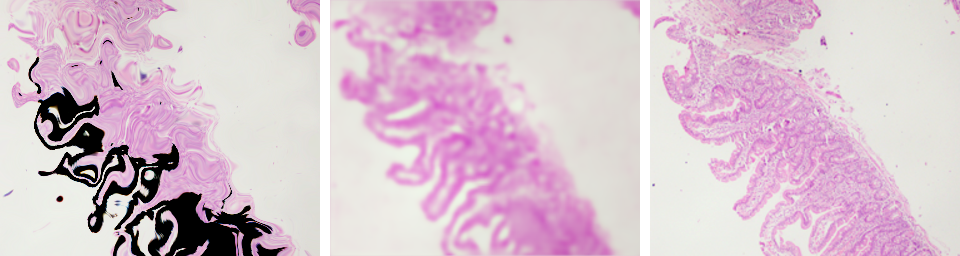
#> input picture images/EM.png, 960 x 256 px
$ python -i utils.py   (imports and definitions only)
#> lines starting #> are read from the running program, lines starting #| are printed output that depends on the picture
#> further down, picture is the input picture: shape (256, 960, 3); mean B, G, R 206.9, 194.2, 216.3
from PIL import Image, ImageDraw
import numpy as np
import json
import tensorflow as tf
import cv2


# [6 lines left out: function print_array, not called in this run]


def print_value(title, fval):
    print(title + ": ", end='')
    print("{:.3f}".format(fval))


# [207 lines left out: functions tensor2image, load_image, load_annotations, get_ground_truth, infer_image_with_anns, infer_image and 4 more, not called in this run]


def histogram_equalization(img):
    R, G, B = cv2.split(img)
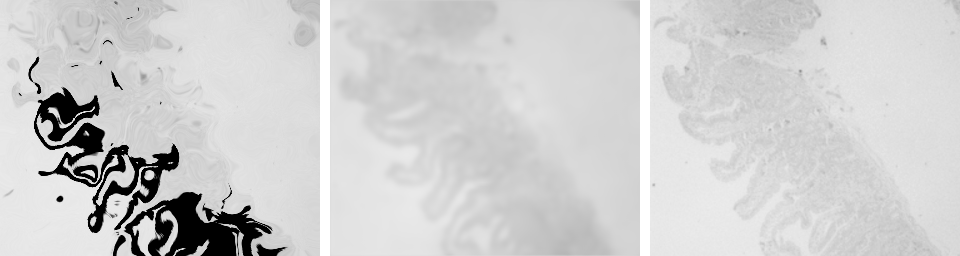
#> R: shape (256, 960); min 0, max 255, mean 206.9
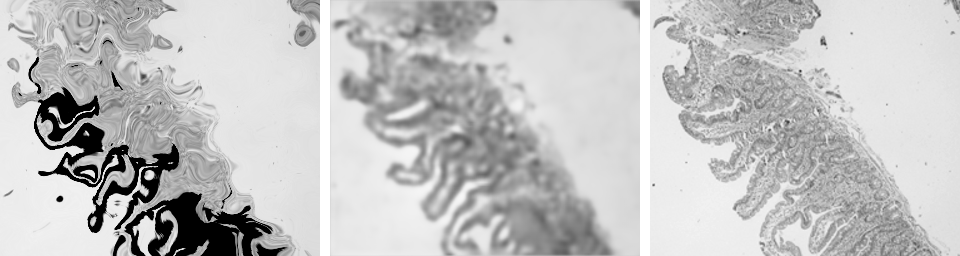
#> G: shape (256, 960); min 0, max 255, mean 194.2
    B = cv2.equalizeHist(B.astype(np.uint8))
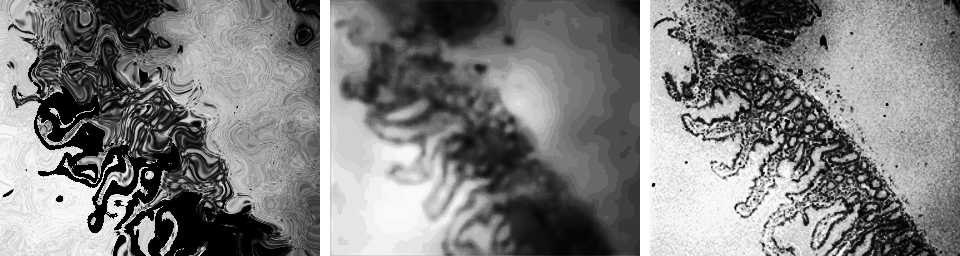
#> B: shape (256, 960); min 0, max 255, mean 127.5
    G = cv2.equalizeHist(G.astype(np.uint8))
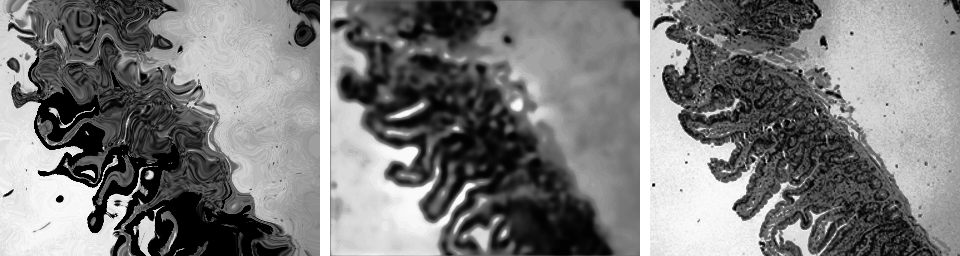
#> G: shape (256, 960); min 0, max 255, mean 124.5
    R = cv2.equalizeHist(R.astype(np.uint8))
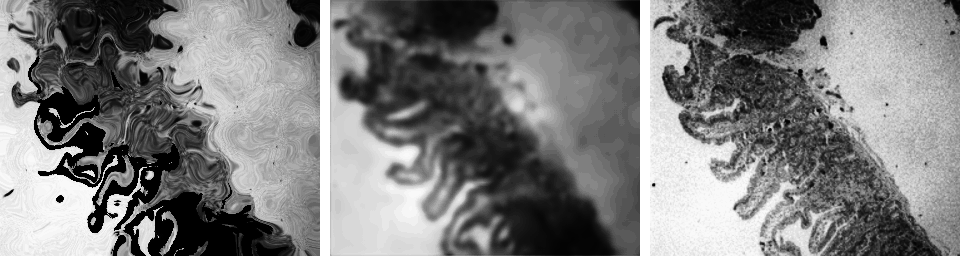
#> R: shape (256, 960); min 0, max 255, mean 126
    img = cv2.merge((R, G, B))
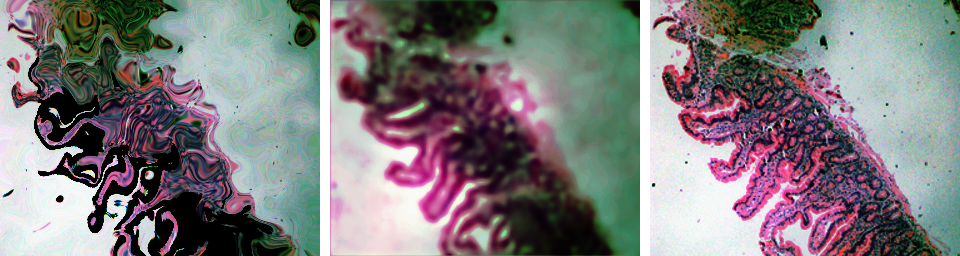
#> img: shape (256, 960, 3); mean B, G, R 126, 124.5, 127.5
    return img


# [35 lines left out: functions points, sobel_edges, gradient_edges, not called in this run]

def SSIMLoss(y_true, y_pred):
    return 1 - tf.reduce_mean(tf.image.ssim(y_true, y_pred, 1))


def SSIM(y_true, y_pred):
    return tf.reduce_mean(tf.image.ssim(y_true, y_pred, 1))

>>> import cv2
>>> picture = cv2.imread('images/EM.png')
>>> result = histogram_equalization(picture)

$ run again, on images/supPix.png
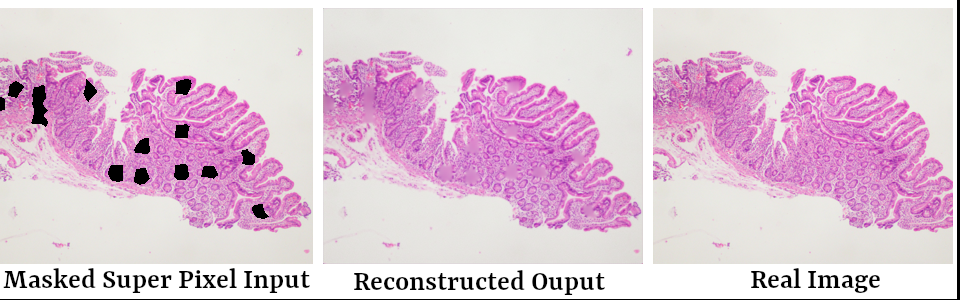
#> input picture images/supPix.png, 960 x 300 px
#> picture is the input picture: shape (300, 960, 3); mean B, G, R 214.8, 197.7, 223.6
#> in histogram_equalization, `R = cv2.equalizeHist(R.astype(np.uint8))`:
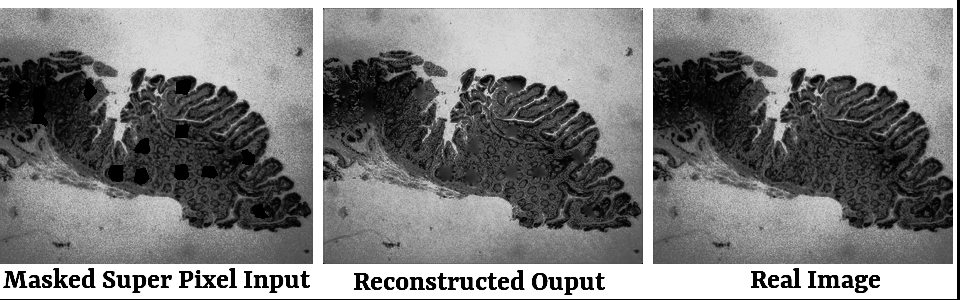
#> R: shape (300, 960); min 0, max 255, mean 129.6
#> in histogram_equalization, `img = cv2.merge((R, G, B))`:
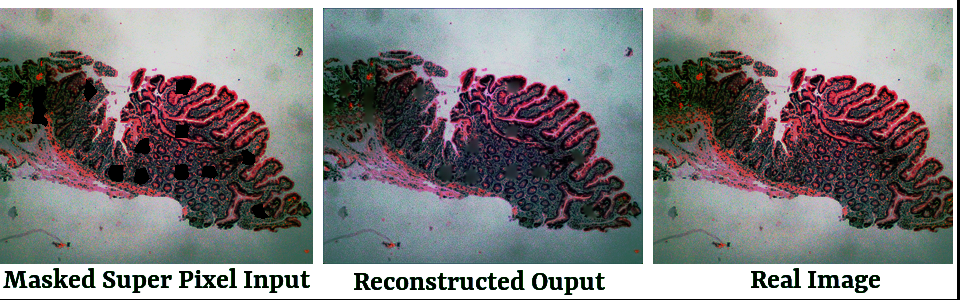
#> img: shape (300, 960, 3); mean B, G, R 129.6, 128.9, 130.7

$ run again, on images/super_pixel_morphology.png
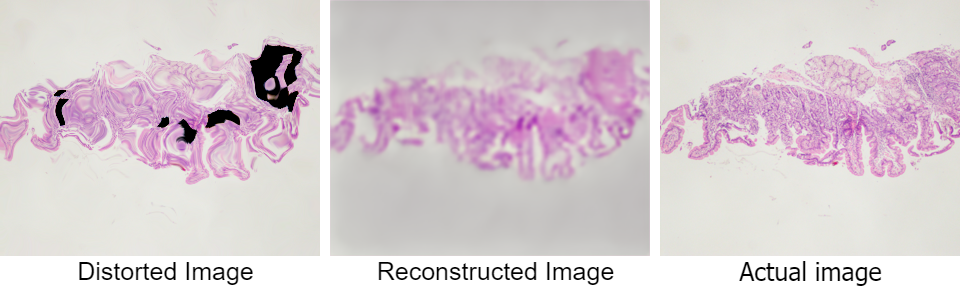
#> input picture images/super_pixel_morphology.png, 961 x 286 px
#> picture is the input picture: shape (286, 961, 3); mean B, G, R 209.1, 203.7, 215.5
#> in histogram_equalization, `R = cv2.equalizeHist(R.astype(np.uint8))`:
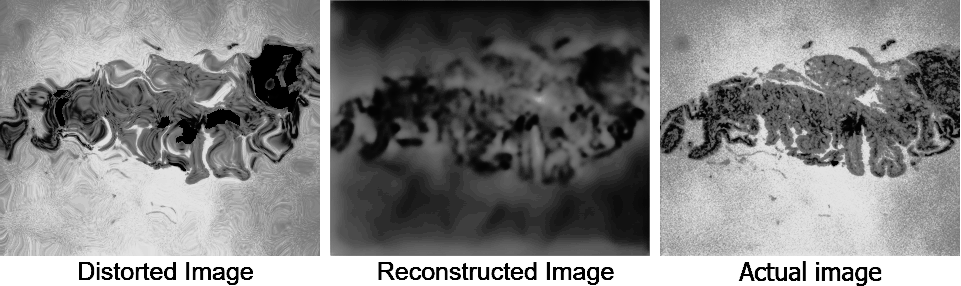
#> R: shape (286, 961); min 0, max 255, mean 130.2
#> in histogram_equalization, `img = cv2.merge((R, G, B))`:
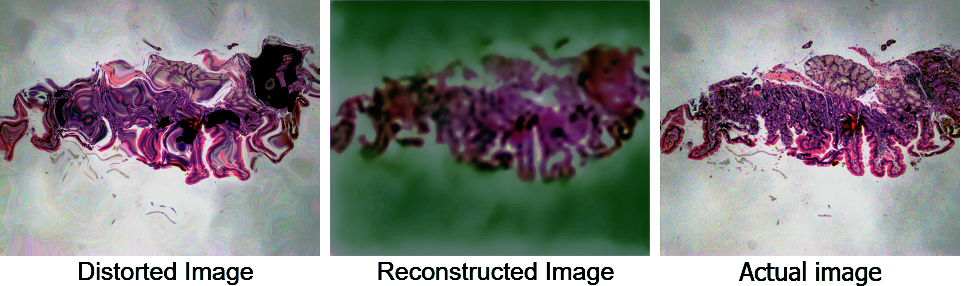
#> img: shape (286, 961, 3); mean B, G, R 130.2, 129.4, 130.4
